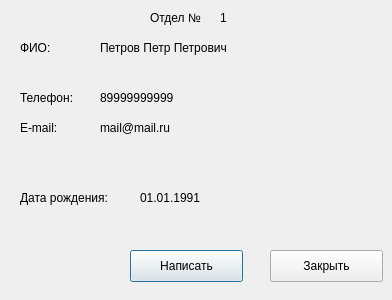
<?xml version="1.0" encoding="UTF-8"?>
<ui version="4.0">
 <class>Dialog</class>
 <widget class="QDialog" name="Dialog">
  <property name="geometry">
   <rect>
    <x>0</x>
    <y>0</y>
    <width>392</width>
    <height>300</height>
   </rect>
  </property>
  <property name="windowTitle">
   <string>Информация</string>
  </property>
  <widget class="QPushButton" name="btn_write">
   <property name="geometry">
    <rect>
     <x>130</x>
     <y>250</y>
     <width>113</width>
     <height>32</height>
    </rect>
   </property>
   <property name="text">
    <string>Написать</string>
   </property>
  </widget>
  <widget class="QPushButton" name="btn_close">
   <property name="geometry">
    <rect>
     <x>270</x>
     <y>250</y>
     <width>113</width>
     <height>32</height>
    </rect>
   </property>
   <property name="text">
    <string>Закрыть</string>
   </property>
  </widget>
  <widget class="QLabel" name="label">
   <property name="geometry">
    <rect>
     <x>150</x>
     <y>10</y>
     <width>60</width>
     <height>16</height>
    </rect>
   </property>
   <property name="text">
    <string>Отдел №</string>
   </property>
  </widget>
  <widget class="QLabel" name="lbl_dep_num">
   <property name="geometry">
    <rect>
     <x>220</x>
     <y>10</y>
     <width>60</width>
     <height>16</height>
    </rect>
   </property>
   <property name="text">
    <string>1</string>
   </property>
  </widget>
  <widget class="QLabel" name="label_2">
   <property name="geometry">
    <rect>
     <x>20</x>
     <y>40</y>
     <width>60</width>
     <height>16</height>
    </rect>
   </property>
   <property name="text">
    <string>ФИО:</string>
   </property>
  </widget>
  <widget class="QLabel" name="lbl_FIO">
   <property name="geometry">
    <rect>
     <x>100</x>
     <y>40</y>
     <width>291</width>
     <height>16</height>
    </rect>
   </property>
   <property name="text">
    <string>Петров Петр Петрович</string>
   </property>
  </widget>
  <widget class="QLabel" name="label_3">
   <property name="geometry">
    <rect>
     <x>20</x>
     <y>90</y>
     <width>60</width>
     <height>16</height>
    </rect>
   </property>
   <property name="text">
    <string>Телефон:</string>
   </property>
  </widget>
  <widget class="QLabel" name="lbl_phone">
   <property name="geometry">
    <rect>
     <x>100</x>
     <y>90</y>
     <width>281</width>
     <height>16</height>
    </rect>
   </property>
   <property name="text">
    <string>89999999999</string>
   </property>
  </widget>
  <widget class="QLabel" name="label5">
   <property name="geometry">
    <rect>
     <x>20</x>
     <y>120</y>
     <width>60</width>
     <height>16</height>
    </rect>
   </property>
   <property name="text">
    <string>E-mail:</string>
   </property>
  </widget>
  <widget class="QLabel" name="lbl_email">
   <property name="geometry">
    <rect>
     <x>100</x>
     <y>120</y>
     <width>281</width>
     <height>16</height>
    </rect>
   </property>
   <property name="text">
    <string>mail@mail.ru</string>
   </property>
  </widget>
  <widget class="QLabel" name="label_4">
   <property name="geometry">
    <rect>
     <x>20</x>
     <y>190</y>
     <width>121</width>
     <height>16</height>
    </rect>
   </property>
   <property name="text">
    <string>Дата рождения:</string>
   </property>
  </widget>
  <widget class="QLabel" name="lbl_birthday">
   <property name="geometry">
    <rect>
     <x>140</x>
     <y>190</y>
     <width>231</width>
     <height>16</height>
    </rect>
   </property>
   <property name="text">
    <string>01.01.1991</string>
   </property>
  </widget>
 </widget>
 <resources/>
 <connections/>
</ui>
